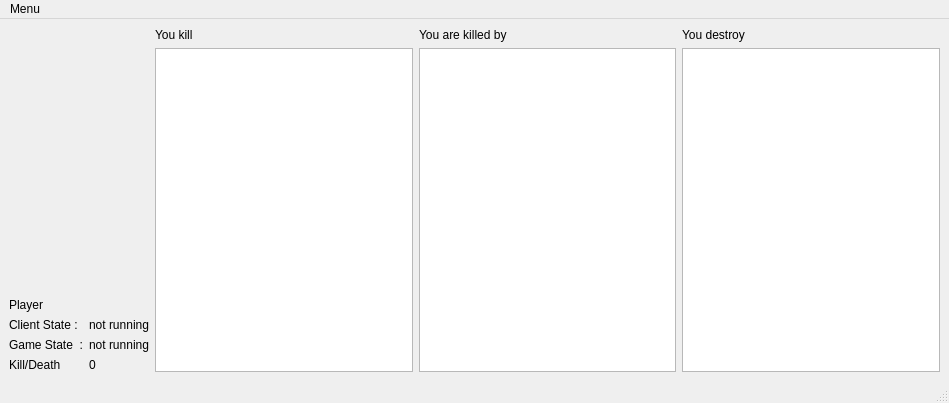
<?xml version="1.0" encoding="UTF-8"?>
<ui version="4.0">
 <class>MainWindow</class>
 <widget class="QMainWindow" name="MainWindow">
  <property name="geometry">
   <rect>
    <x>0</x>
    <y>0</y>
    <width>949</width>
    <height>403</height>
   </rect>
  </property>
  <property name="windowTitle">
   <string>MainWindow</string>
  </property>
  <widget class="QWidget" name="centralwidget">
   <layout class="QHBoxLayout" name="horizontalLayout_3">
    <item>
     <layout class="QVBoxLayout" name="verticalLayout_5">
      <item>
       <layout class="QVBoxLayout" name="verticalLayout_4">
        <item>
         <layout class="QHBoxLayout" name="horizontalLayout"/>
        </item>
       </layout>
      </item>
      <item>
       <spacer name="verticalSpacer">
        <property name="orientation">
         <enum>Qt::Vertical</enum>
        </property>
        <property name="sizeHint" stdset="0">
         <size>
          <width>17</width>
          <height>98</height>
         </size>
        </property>
       </spacer>
      </item>
      <item>
       <layout class="QGridLayout" name="gridLayout">
        <item row="0" column="0">
         <widget class="QLabel" name="label_6">
          <property name="text">
           <string>Player</string>
          </property>
         </widget>
        </item>
        <item row="0" column="1">
         <widget class="QLabel" name="playerNameLabel">
          <property name="text">
           <string/>
          </property>
         </widget>
        </item>
        <item row="1" column="0">
         <widget class="QLabel" name="label_2">
          <property name="text">
           <string>Client State :</string>
          </property>
         </widget>
        </item>
        <item row="1" column="1">
         <widget class="QLabel" name="clientStateLabel">
          <property name="text">
           <string>not running</string>
          </property>
         </widget>
        </item>
        <item row="2" column="0">
         <widget class="QLabel" name="label_3">
          <property name="text">
           <string>Game State  :</string>
          </property>
         </widget>
        </item>
        <item row="2" column="1">
         <widget class="QLabel" name="gameStateLabel">
          <property name="text">
           <string>not running</string>
          </property>
         </widget>
        </item>
        <item row="3" column="0">
         <widget class="QLabel" name="label_7">
          <property name="text">
           <string>Kill/Death</string>
          </property>
         </widget>
        </item>
        <item row="3" column="1">
         <widget class="QLabel" name="killDeathLabel">
          <property name="sizePolicy">
           <sizepolicy hsizetype="Fixed" vsizetype="Fixed">
            <horstretch>0</horstretch>
            <verstretch>0</verstretch>
           </sizepolicy>
          </property>
          <property name="text">
           <string>0</string>
          </property>
         </widget>
        </item>
       </layout>
      </item>
     </layout>
    </item>
    <item>
     <layout class="QHBoxLayout" name="horizontalLayout_2">
      <item>
       <layout class="QVBoxLayout" name="verticalLayout">
        <item>
         <widget class="QLabel" name="label_4">
          <property name="text">
           <string>You kill</string>
          </property>
         </widget>
        </item>
        <item>
         <widget class="QListWidget" name="killListWidget"/>
        </item>
       </layout>
      </item>
      <item>
       <layout class="QVBoxLayout" name="verticalLayout_2">
        <item>
         <widget class="QLabel" name="label_5">
          <property name="text">
           <string>You are killed by</string>
          </property>
         </widget>
        </item>
        <item>
         <widget class="QListWidget" name="killedByListWidget"/>
        </item>
       </layout>
      </item>
      <item>
       <layout class="QVBoxLayout" name="verticalLayout_3">
        <item>
         <widget class="QLabel" name="label_9">
          <property name="text">
           <string>You destroy</string>
          </property>
         </widget>
        </item>
        <item>
         <widget class="QListWidget" name="destroyListWidget"/>
        </item>
       </layout>
      </item>
     </layout>
    </item>
   </layout>
  </widget>
  <widget class="QMenuBar" name="menubar">
   <property name="geometry">
    <rect>
     <x>0</x>
     <y>0</y>
     <width>949</width>
     <height>24</height>
    </rect>
   </property>
   <widget class="QMenu" name="menuMenu">
    <property name="title">
     <string>Menu</string>
    </property>
    <addaction name="settingAction"/>
   </widget>
   <addaction name="menuMenu"/>
  </widget>
  <widget class="QStatusBar" name="statusbar"/>
  <action name="aboutAction">
   <property name="text">
    <string>about</string>
   </property>
  </action>
  <action name="actionExit">
   <property name="text">
    <string>exit</string>
   </property>
  </action>
  <action name="settingAction">
   <property name="text">
    <string>setting</string>
   </property>
  </action>
 </widget>
 <tabstops>
  <tabstop>killListWidget</tabstop>
  <tabstop>killedByListWidget</tabstop>
  <tabstop>destroyListWidget</tabstop>
 </tabstops>
 <resources/>
 <connections/>
</ui>
